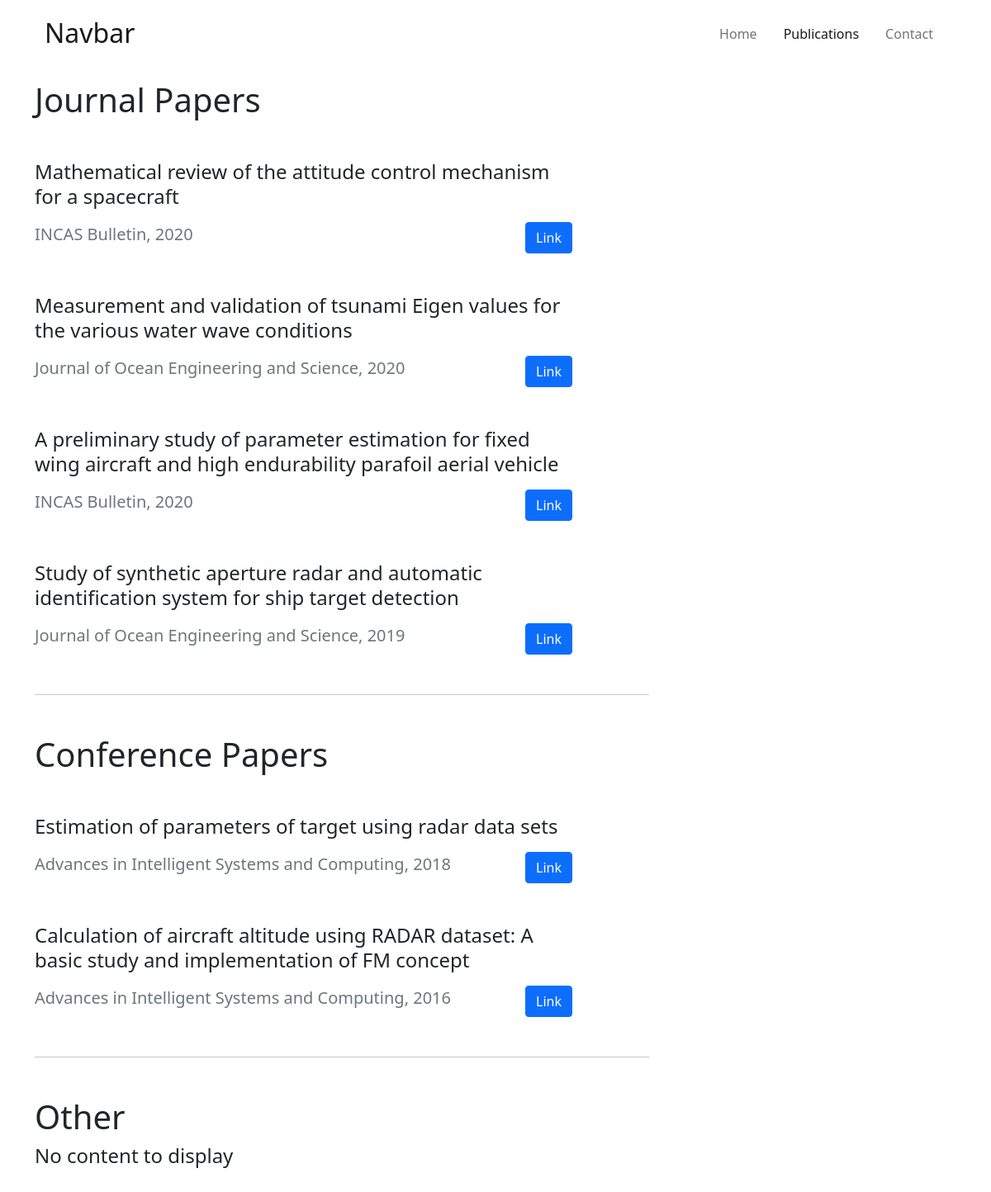
Page /publications on the committed database.
### Publications/models.py (models this page shows, shortened)
class Published(models.Model):
    TYPE = [("JOUR", "Journal"),("CONF", "Conference"),("OTHR","Others")]
    type = models.CharField(choices=TYPE, default="JOUR",max_length=5)
    year = models.CharField(max_length=4)
    publisher = models.CharField(max_length=100)
    title = models.CharField(max_length=150)
    brief = models.TextField()
    link = models.CharField(max_length=200)

### Publications/views.py (the view)
# urls.py: path('publications', views.publications, name='publications'),
def publications(request):
    jour_paper = Published.objects.filter(type="JOUR")
    conf_paper = Published.objects.filter(type="CONF")
    other = Published.objects.filter(type="OTHR")
    params = {'journal': jour_paper, 'conference': conf_paper, 'others': other}
    return render(request, 'publications.html', params)

### templates/publications.html (shortened to what this page needs)
{% extends 'base.html' %}
{% block nav-ul %}
<ul class="navbar-nav ms-auto mb-2 mb-lg-0">
    <li class="nav-item px-2">
        <a class="nav-link" href="/">Home</a>
    </li>
    <li class="nav-item px-2">
        <a class="nav-link active" aria-current="page" href="/publications">Publications</a>
    </li>
    <li class="nav-item px-2">
        <a class="nav-link" href="/contact">Contact</a>
    </li>
</ul>
{% endblock nav-ul %}
{% block body %}
<div class="container my-4">
    <div class="mb-5">
        <h1>Journal Papers</h1>
        {% for i in journal|dictsortreversed:"year" %}
        <div class="my-5 col-md-7">
            <p class="fs-4 mb-3 lh-sm">{{i.title}}</p>
            <div class="d-flex align-items-center justify-content-between">
                <p class="text-secondary h5 fw-normal">{{i.publisher}}, {{i.year}}</p>
                <a href="{{i.link}}" target="_blank"><button class="btn btn-primary" type="button">Link</button></a>
            </div>
        </div>
        {% empty %}
        <p class="fs-4 mb-3 lh-sm">No content to display</p>
        {% endfor %}
    </div>
    <hr class="col-md-8">
    <div class="mb-5">
        <h1 class="mt-5">Conference Papers</h1>
        {% for i in conference|dictsortreversed:"year" %}
        <div class="my-5 col-md-7">
            <p class="fs-4 mb-3 lh-sm">{{i.title}}</p>
            <div class="d-flex align-items-center justify-content-between">
                <p class="text-secondary h5 fw-normal">{{i.publisher}}, {{i.year}}</p>
                <a href="{{i.link}}" target="_blank"><button class="btn btn-primary" type="button">Link</button></a>
            </div>
        </div>
        {% empty %}
        <p class="fs-4 mb-3 lh-sm">No content to display</p>
        {% endfor %}
    </div>
    <hr class="col-md-8">
    <div class="mb-5">
        <h1 class="mt-5">Other</h1>
        {% for i in others|dictsortreversed:"year" %}
        <div class="my-5 col-md-7">
            <p class="fs-4 mb-3 lh-sm">{{i.title}}</p>
            <div class="d-flex align-items-center justify-content-between">
                <p class="text-secondary h5 fw-normal">{{i.publisher}}, {{i.year}}</p>
                <a href="{{i.link}}" target="_blank"><button class="btn btn-primary" type="button">Link</button></a>
            </div>
        </div>
        {% empty %}
        <p class="fs-4 mb-3 lh-sm">No content to display</p>
        {% endfor %}
    </div>
</div>
{% endblock body %}

### templates/base.html (shortened to what this page needs)
<!DOCTYPE html>
<html lang="en">
<head>
    <link href="https://cdn.jsdelivr.net/npm/bootstrap@5.0.1/dist/css/bootstrap.min.css" rel="stylesheet"
>
    <link rel="stylesheet" href="https://cdn.jsdelivr.net/npm/bootstrap-icons@1.5.0/font/bootstrap-icons.css">
</head>
<body>
    <header class="container">
        <nav class="navbar navbar-expand-lg navbar-light bg-transparent mt-2">
            <div class="container">
                <a class="navbar-brand " href="/"><span class="h2">Navbar</span></a>
                <div class="collapse navbar-collapse" id="navbarTogglerDemo02">
                    {% block nav-ul %}{% endblock nav-ul %}
                </div>
            </div>
        </nav>
    </header>
    {% block body %}
    {% endblock body %}
</body>
</html>

### rows in the picture
Published: title "Mathematical review of the attitude control mechanism for a spacecraft", publisher "INCAS Bulletin", year "2020"
Published: title "Measurement and validation of tsunami Eigen values for the various water wave conditions", publisher "Journal of Ocean Engineering and Science", year "2020"
Published: title "A preliminary study of parameter estimation for fixed wing aircraft and high endurability parafoil aerial vehicle", publisher "INCAS Bulletin", year "2020"
Published: title "Study of synthetic aperture radar and automatic identification system for ship target detection", publisher "Journal of Ocean Engineering and Science", year "2019"
Published: title "Estimation of parameters of target using radar data sets", publisher "Advances in Intelligent Systems and Computing", year "2018"
Published: title "Calculation of aircraft altitude using RADAR dataset: A basic study and implementation of FM concept", publisher "Advances in Intelligent Systems and Computing", year "2016"
